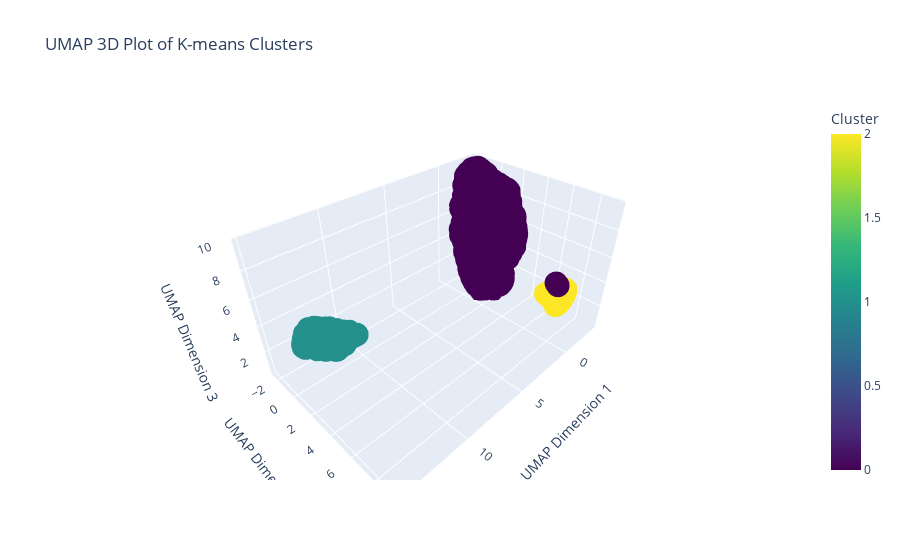

The code cell stored with this chart in its notebook:
### Code cell
# Apply UMAP for 2D visualization
umap_2d = umap.UMAP(n_components=2, random_state=42)
umap_results_2d = umap_2d.fit_transform(data_scaled)

# Apply UMAP for 3D visualization
umap_3d = umap.UMAP(n_components=3, random_state=42)
umap_results_3d = umap_3d.fit_transform(data_scaled)

# Create DataFrames with UMAP results and K-means cluster labels
umap_df_2d = pd.DataFrame({
    'UMAP1': umap_results_2d[:, 0],
    'UMAP2': umap_results_2d[:, 1],
    'Cluster': labels
})

umap_df_3d = pd.DataFrame({
    'UMAP1': umap_results_3d[:, 0],
    'UMAP2': umap_results_3d[:, 1],
    'UMAP3': umap_results_3d[:, 2],
    'Cluster': labels
})

# 2D Plotting with Matplotlib
plt.figure(figsize=(10, 8))
scatter = plt.scatter(umap_df_2d['UMAP1'], umap_df_2d['UMAP2'], c=umap_df_2d['Cluster'], cmap='viridis', s=50)
plt.title('UMAP 2D Plot of K-means Clusters')
plt.xlabel('UMAP Dimension 1')
plt.ylabel('UMAP Dimension 2')
plt.colorbar(scatter, label='Cluster Label')
plt.grid()
plt.show()

# 3D Plotting with Plotly
fig = px.scatter_3d(umap_df_3d, x='UMAP1', y='UMAP2', z='UMAP3', color='Cluster',
                    title='UMAP 3D Plot of K-means Clusters',
                    labels={'UMAP1': 'UMAP Dimension 1', 'UMAP2': 'UMAP Dimension 2', 'UMAP3': 'UMAP Dimension 3'},
                    color_continuous_scale='Viridis')
fig.show()

### Figure 1 — Plotly figure (JSON) as saved in the notebook; plotly's stock layout.template omitted (floating-point values rounded to 4 significant figures; data arrays with more than 128 entries replaced by an {"elided": "..."} marker saying what was removed)
{"data": [{"hovertemplate": "UMAP Dimension 1=%{x}<br>UMAP Dimension 2=%{y}<br>UMAP Dimension 3=%{z}<br>Cluster=%{marker.color}<extra></extra>", "legendgroup": "", "marker": {"color": {"elided": "3639 int values"}, "coloraxis": "coloraxis", "symbol": "circle"}, "mode": "markers", "name": "", "scene": "scene", "showlegend": false, "type": "scatter3d", "x": {"elided": "3639 float values"}, "y": {"elided": "3639 float values"}, "z": {"elided": "3639 float values"}}], "layout": {"coloraxis": {"colorbar": {"title": {"text": "Cluster"}}, "colorscale": [[0, "#440154"], [0.1111, "#482878"], [0.2222, "#3e4989"], [0.3333, "#31688e"], [0.4444, "#26828e"], [0.5556, "#1f9e89"], [0.6667, "#35b779"], [0.7778, "#6ece58"], [0.8889, "#b5de2b"], [1, "#fde725"]]}, "legend": {"tracegroupgap": 0}, "scene": {"domain": {"x": [0, 1], "y": [0, 1]}, "xaxis": {"title": {"text": "UMAP Dimension 1"}}, "yaxis": {"title": {"text": "UMAP Dimension 2"}}, "zaxis": {"title": {"text": "UMAP Dimension 3"}}}, "title": {"text": "UMAP 3D Plot of K-means Clusters"}}}
